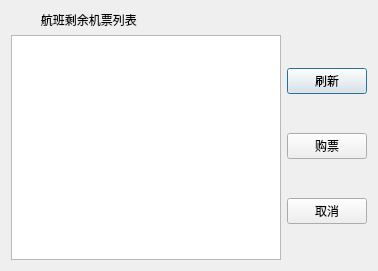
<?xml version="1.0" encoding="UTF-8"?>
<ui version="4.0">
 <class>UserBuyTicket</class>
 <widget class="QDialog" name="UserBuyTicket">
  <property name="geometry">
   <rect>
    <x>0</x>
    <y>0</y>
    <width>378</width>
    <height>271</height>
   </rect>
  </property>
  <property name="windowTitle">
   <string>Dialog</string>
  </property>
  <layout class="QGridLayout" name="gridLayout">
   <item row="0" column="0">
    <widget class="QLabel" name="label">
     <property name="text">
      <string>         航班剩余机票列表</string>
     </property>
    </widget>
   </item>
   <item row="1" column="0">
    <widget class="QTableView" name="tableView"/>
   </item>
   <item row="1" column="1">
    <layout class="QVBoxLayout" name="verticalLayout">
     <item>
      <widget class="QPushButton" name="pushButton_2">
       <property name="text">
        <string>刷新</string>
       </property>
      </widget>
     </item>
     <item>
      <widget class="QPushButton" name="pushButton_3">
       <property name="text">
        <string>购票</string>
       </property>
      </widget>
     </item>
     <item>
      <widget class="QPushButton" name="pushButton">
       <property name="text">
        <string>取消</string>
       </property>
      </widget>
     </item>
    </layout>
   </item>
  </layout>
 </widget>
 <resources/>
 <connections/>
</ui>
